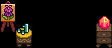

Rendered tile map (Tiled .tmx) drawn with the repository's tilesets; below, a short description and the full map source, tile grids included:
An orthogonal 7x3 tile map with 16x16 px tiles, 2 tile layers (Buildings, Front) and 3 objects (3x TileData).

<map version="1.10" tiledversion="1.11.2" orientation="orthogonal" renderorder="right-down" width="7" height="3" tilewidth="16" tileheight="16" infinite="0" nextlayerid="5" nextobjectid="5">
 <tileset firstgid="1" name="flowershowtiles" tilewidth="16" tileheight="16" tilecount="400" columns="16">
  <image source="FlowerShowTiles.png" width="256" height="400" />
 </tileset>
 <layer id="1" name="Buildings" width="7" height="3">
  <data encoding="csv">
0,0,0,0,0,0,0,
117,8,0,0,0,0,7,
0,24,0,0,0,0,23
</data>
 </layer>
 <layer id="3" name="Front" width="7" height="3">
  <data encoding="csv">
101,0,0,0,0,0,0,
0,0,0,0,0,0,0,
0,0,0,0,0,0,0
</data>
 </layer>
 <objectgroup id="2" name="Buildings">
  <object id="2" name="TileData" x="16" y="32" width="16" height="16">
   <properties>
    <property name="Action" value="Message SVFS_Misc2" />
   </properties>
  </object>
  <object id="3" name="TileData" x="96" y="32" width="16" height="16">
   <properties>
    <property name="Action" value="Message SVFS_Misc1" />
   </properties>
  </object>
  <object id="4" name="TileData" x="0" y="16" width="16" height="16">
   <properties>
    <property name="Action" value="Message SVFS_Misc3" />
   </properties>
  </object>
 </objectgroup>
 <objectgroup id="4" name="Front" />
</map>
